Frame 1 (no input): blank canvas, image omitted
Frame 60 (the mouse pressed at the canvas centre just before this capture): blank canvas, image omitted
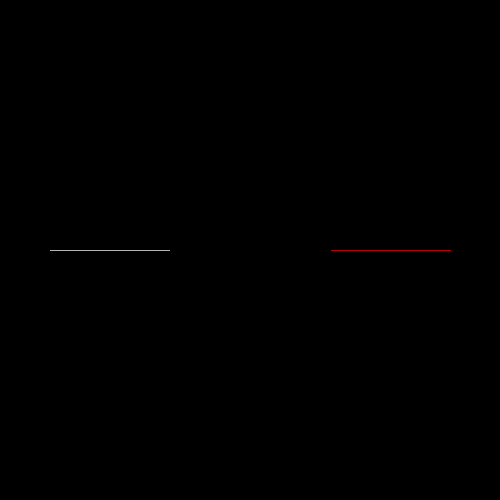
Frame 120 (the mouse held since frame 60 and released just before this capture)

The Processing sketch whose frames 1 and 60 were blank and that drew this single picture after the mouse press (run headless with seeded random() and noise(); from frame 60 on, the mouse is pressed at the canvas centre):

// Processing sketch: processing_77547
// ── processing_77547.pde

int x = 50;
int y = 250;
int direction = RIGHT;
int compX = 450;
int compY = 250;
int compDir = LEFT;
boolean gameOver = false;
void setup()
{
  size(500, 500);
  background(0);
}
void draw()
{
  if (gameOver == true)
  {
    textSize(30);
    text ("Game Over!", 170, 250);
  }
  else
  {
    human();
    if (gameOver == false)
    {
      computer();
    }
  }
}
void human()
{
  stroke(255);

    if (get(x, y) !=color(0, 0, 0))
    {
      gameOver = true;
      textSize(30);
      text ("Game Over!", 170, 250);
    }
    else
    {

      point(x, y);

      if (direction == RIGHT)
      {
        x++;
      }
      else if (direction == LEFT)
      {
        x--;
      }
      else if (direction == UP)
      {
        y--;
      }
      else if (direction == DOWN)
      {
        y++;
      }
    }
  }

void keyPressed()
{
  if (key=='a')
  {
    direction = LEFT;
  }
  else if (key == 'd')
  {
    direction = RIGHT;
  }
  else if (key == 'w')
  {
    direction = UP;
  }
  else if (key == 's')
  {
    direction = DOWN;
  }
}
void computer()
{
  stroke(255, 0, 0);

  if (get(compX, compY) !=color(0, 0, 0))
  {
    
    gameOver=true;
  }
  else
  {

    point(compX, compY);

    if (compDir == RIGHT)
    {
      compX++;
      if (get(compX+1, compY) !=color(0, 0, 0))
      {
        compDir = DOWN;
      }
    }
    else if (compDir == LEFT)
    {
      compX--;
      if (get(compX-1, compY) !=color(0, 0, 0))
      {
        compDir = UP;
      }
    }
    else if (compDir == UP)
    {
      compY--;
      if (get(compX, compY-1) !=color(0, 0, 0))
      {
        compDir = RIGHT;
      }
    }
    else if (compDir == DOWN)
    {
      compY++;
      if (get(compX, compY+1) !=color(0, 0, 0))
      {
        compDir = LEFT;
      }
    }
  }
}
